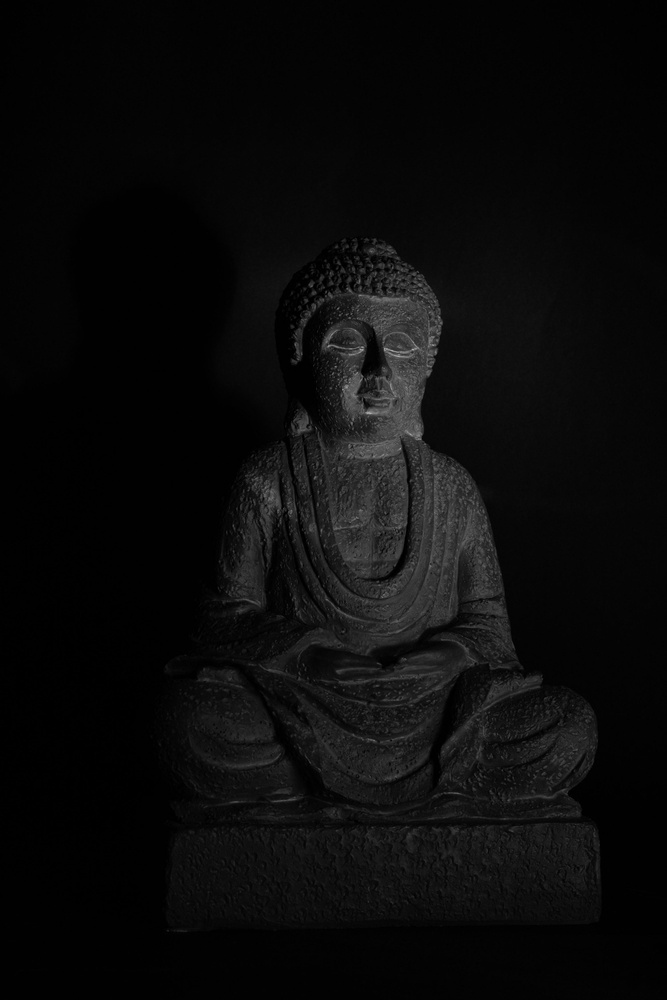
#> input picture data/sample.jpg, 667 x 1000 px, shrunk from 3000 x 4500 before the run
$ python image_analysis.py
#> lines starting #> are read from the running program, lines starting #| are printed output that depends on the picture; long printed decimals are rounded
import cv2
import numpy as np
import matplotlib.pyplot as plt
from pathlib import Path

# --------------------------------------------------
# 1. Load the image
# --------------------------------------------------

image_path = Path(__file__).resolve().parent.parent / "data" / "sample.jpg"

image = cv2.imread(str(image_path))
#> image is the input picture: shape (1000, 667, 3); min 0, max 177, mean 10.8

if image is None:
    raise FileNotFoundError(f"Could not load image: {image_path}")

# Convert BGR to RGB for Matplotlib
image_rgb = cv2.cvtColor(image, cv2.COLOR_BGR2RGB)

# Convert the image to grayscale
gray_image = cv2.cvtColor(image, cv2.COLOR_BGR2GRAY)


# --------------------------------------------------
# 2. Analyze image properties
# --------------------------------------------------

height, width, channels = image.shape
#> height = 1000; width = 667; channels = 3

print("\n========== IMAGE INFORMATION ==========")
print("Image dimensions:", width, "x", height)
#| Image dimensions: 667 x 1000
print("Number of color channels:", channels)
#| Number of color channels: 3
print("Data type:", image.dtype)
#| Data type: uint8

print("\n========== GRAYSCALE STATISTICS ==========")
print("Minimum intensity:", np.min(gray_image))
#| Minimum intensity: 0
print("Maximum intensity:", np.max(gray_image))
#| Maximum intensity: 177
print("Mean intensity:", np.mean(gray_image))
#| Mean intensity: 10.819
print("Standard deviation:", np.std(gray_image))
#| Standard deviation: 15.793


# --------------------------------------------------
# 3. Calculate the grayscale histogram
# --------------------------------------------------

histogram = cv2.calcHist(
    [gray_image],
    [0],
    None,
    [256],
    [0, 256]
)
#> histogram = 256 values, max 127520 at index 1, min 0 at index 151, mean 2605.5

print("\n========== HISTOGRAM INFORMATION ==========")
print("Number of intensity bins:", len(histogram))
#| Number of intensity bins: 256
print("Total number of pixels:", int(np.sum(histogram)))
#| Total number of pixels: 667000


# --------------------------------------------------
# 4. Calculate histograms for RGB channels
# --------------------------------------------------

red_histogram = cv2.calcHist([image_rgb], [0], None, [256], [0, 256])
#> red_histogram has the same summary as histogram
green_histogram = cv2.calcHist([image_rgb], [1], None, [256], [0, 256])
#> green_histogram has the same summary as histogram
blue_histogram = cv2.calcHist([image_rgb], [2], None, [256], [0, 256])
#> blue_histogram has the same summary as histogram


# --------------------------------------------------
# 5. Display the image and its grayscale histogram
# --------------------------------------------------

plt.figure(figsize=(12, 5))

plt.subplot(1, 2, 1)
plt.imshow(image_rgb)
plt.title("Original Image")
plt.axis("off")

plt.subplot(1, 2, 2)
plt.plot(histogram)
plt.title("Grayscale Histogram")
plt.xlabel("Pixel Intensity")
plt.ylabel("Number of Pixels")
plt.xlim([0, 256])
plt.grid(True, alpha=0.3)

plt.tight_layout()
plt.show()
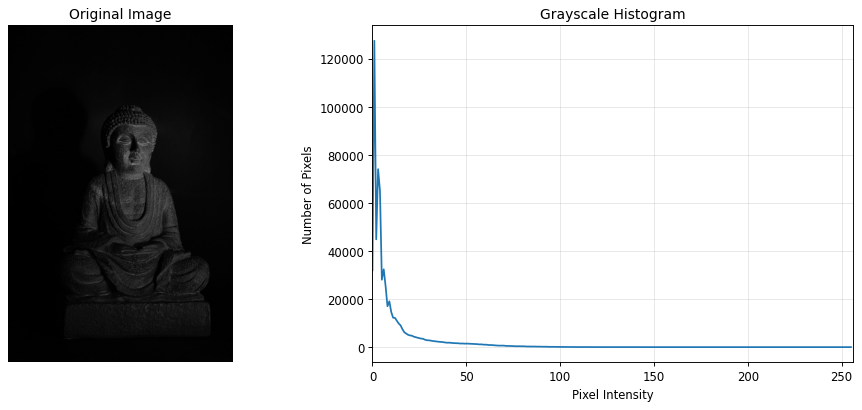
#> figure drawn by matplotlib, 2 panels; panel 2: curve peaks at x = 1, y = 127520


# --------------------------------------------------
# 6. Display individual RGB histograms
# --------------------------------------------------

plt.figure(figsize=(10, 5))

plt.plot(red_histogram, label="Red")
plt.plot(green_histogram, label="Green")
plt.plot(blue_histogram, label="Blue")

plt.title("RGB Channel Histograms")
plt.xlabel("Pixel Intensity")
plt.ylabel("Number of Pixels")
plt.xlim([0, 256])
plt.legend()
plt.grid(True, alpha=0.3)

plt.tight_layout()
plt.show()
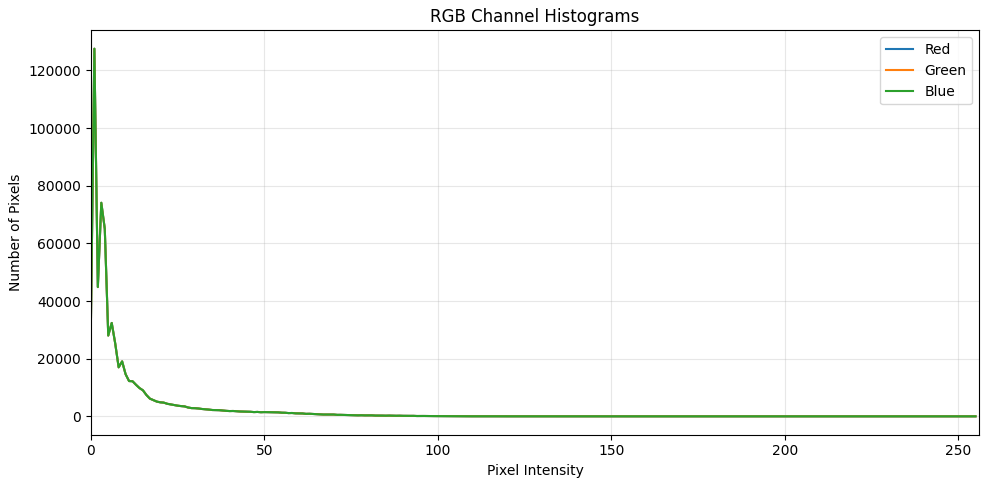
#> figure drawn by matplotlib, 1 panel; curve peaks at x = 1, y = 127520; curve peaks at x = 1, y = 127520; curve peaks at x = 1, y = 127520

$ run again, with data/images.jpg copied over data/sample.jpg
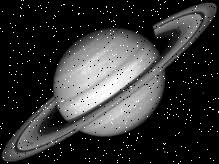
#> input picture data/images.jpg, 219 x 164 px
#> image is the input picture: shape (164, 219, 3); min 0, max 255, mean 54.2
#| Image dimensions: 219 x 164
#| Number of color channels: 3
#| Data type: uint8
#| Minimum intensity: 0
#| Maximum intensity: 255
#| Mean intensity: 54.188
#| Standard deviation: 75.115
#> histogram = 256 values, max 14269 at index 0, min 22 at index 250, mean 140.3
#| Number of intensity bins: 256
#| Total number of pixels: 35916
#> red_histogram has the same summary as histogram
#> green_histogram has the same summary as histogram
#> blue_histogram has the same summary as histogram
#> `plt.show()`:
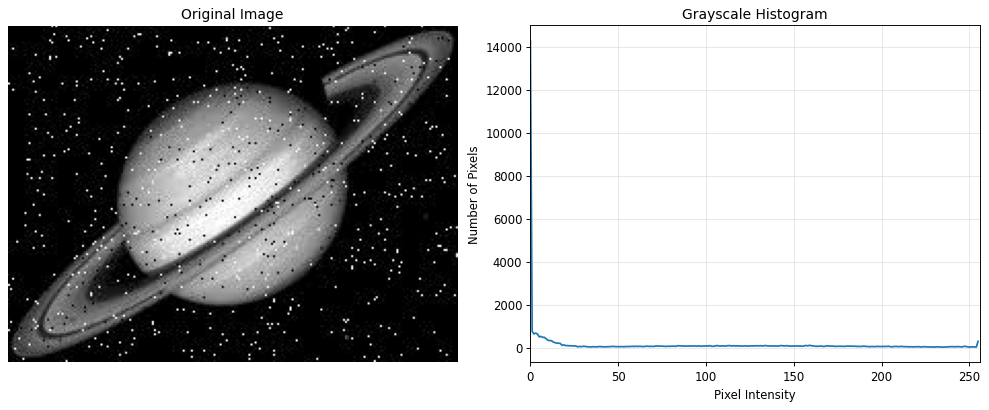
#> figure drawn by matplotlib, 2 panels; panel 2: curve peaks at x = 0, y = 14269
#> `plt.show()`:
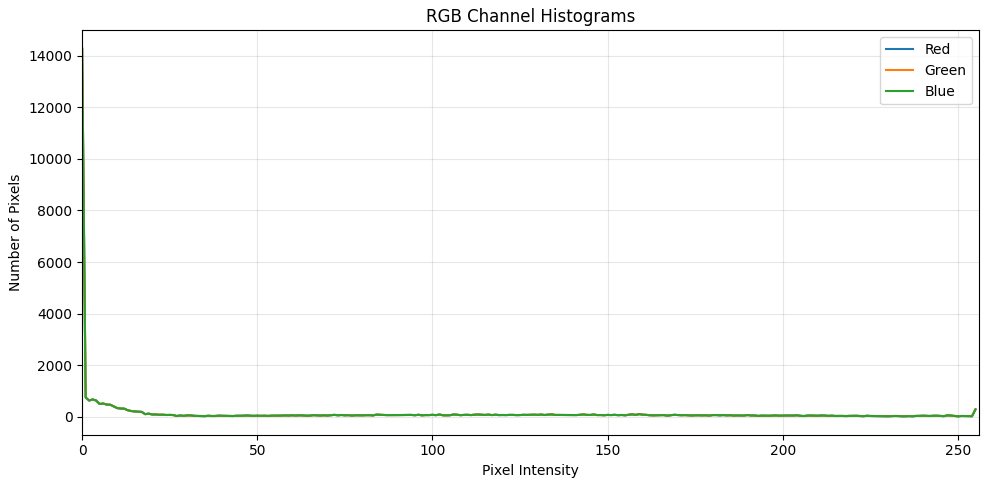
#> figure drawn by matplotlib, 1 panel; curve peaks at x = 0, y = 14269; curve peaks at x = 0, y = 14269; curve peaks at x = 0, y = 14269
